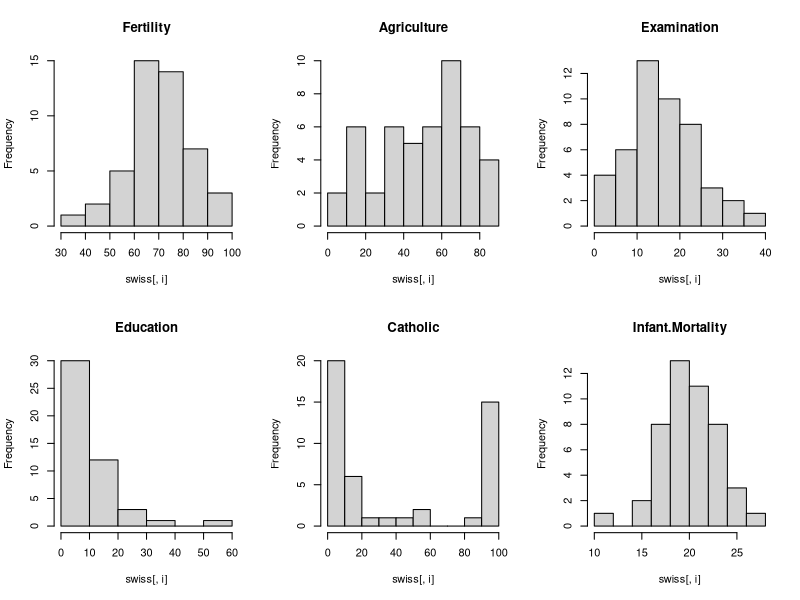
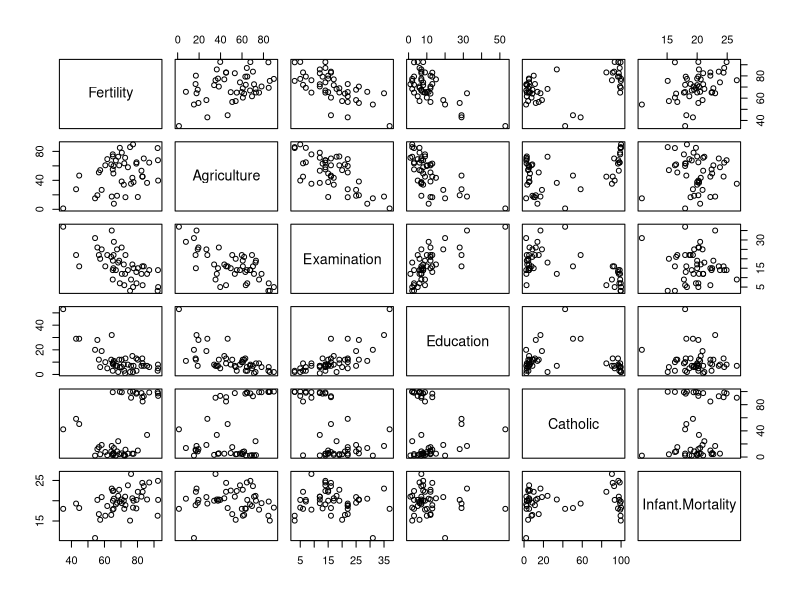
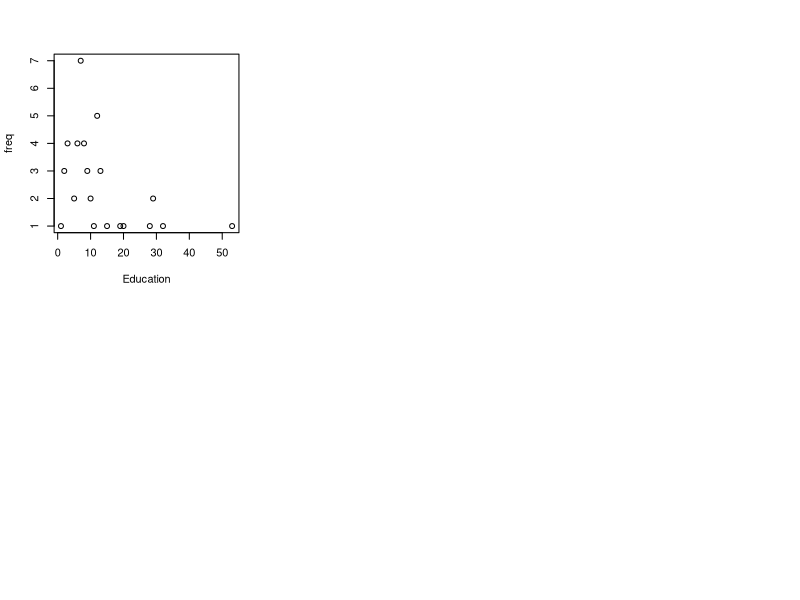

Recreate these plots in R, in order.
#dply is a package in R that allows you to manipulate dataframe
#relies on verbs to manip data

# don't have dplyr? Uncomment below
# dplyr has a lot of dependencies
# install.packages('dplyr', dependencies = TRUE)

#loading packages
require(dplyr)
require(datasets)


head(swiss)


#make panels of histograms exploring data is first
oldpar <- par()
par(mfrow = c(2, 3))
colnames <- dimnames(swiss)[[2]]

#check variablkes for histograms
for (i in 1:ncol(swiss)) {
    hist(swiss[, i],
    main = colnames[i])
}
par <- oldpar
plot(swiss) #scatterplot matrix


# dplyr verbs to use

"filter() slice()
arrange()
select() rename()
distinct()
mutate() transmute() <-creates new variables
summarise() "


# filter and sort

#compare tweo way same thing
filter(swiss, Catholic > 60)

swiss[swiss$Catholic > 60,]

#sort
arrange(swiss, desc(Education), Catholic)

#select
select(swiss, Education, Examination, Agriculture)
select(swiss, - (Catholic:Infant.Mortality))

#like sql distinct
distinct(select(swiss, Education))
library(plyr)
plot(arrange(count(swiss, 'Education'), freq))


#mutate

swiss1 <- swiss
swiss1 <- mutate(swiss1,
    rank_Catholic = rank( - Catholic),
    majority_Catholic = ifelse(Catholic > 50, "True", "False")
    )

swiss1 %>%
  select(Catholic, rank_Catholic, majority_Catholic) %>%
  arrange(desc(Catholic))

#transmute?
swiss2 <- swiss
swiss2 <- transmute(swiss2,
    rank_Catholic = rank( - Catholic),
    majority_Catholic = ifelse(Catholic > 50, "True", "False")
    )

swiss2

sample_n(swiss, 10)
sample_frac(swiss, 0.20)


#grouped operations
#group and summarize
detach("package:plyr", unload = TRUE)
by_majority <- group_by(swiss1, majority_Catholic)
summarise(by_majority,
          count = n(),
          ag_mean = mean(Agriculture))





#dplyr dependencies 
"package `colorspace' successfully unpacked and MD5 sums checked
package ` memoise ' successfully unpacked and MD5 sums checked
package `mime' successfully unpacked and MD5 sums checked
package `stringi' successfully unpacked and MD5 sums checked
package ` RColorBrewer ' successfully unpacked and MD5 sums checked
package `dichromat' successfully unpacked and MD5 sums checked
package `munsell' successfully unpacked and MD5 sums checked
package ` labeling ' successfully unpacked and MD5 sums checked
package `chron' successfully unpacked and MD5 sums checked
package `digest' successfully unpacked and MD5 sums checked
package ` crayon ' successfully unpacked and MD5 sums checked
package `praise' successfully unpacked and MD5 sums checked
package `evaluate' successfully unpacked and MD5 sums checked
package ` formatR ' successfully unpacked and MD5 sums checked
package `highr' successfully unpacked and MD5 sums checked
package `markdown' successfully unpacked and MD5 sums checked
package ` stringr ' successfully unpacked and MD5 sums checked
package `yaml' successfully unpacked and MD5 sums checked
package `plyr' successfully unpacked and MD5 sums checked
package ` gtable ' successfully unpacked and MD5 sums checked
package `reshape2' successfully unpacked and MD5 sums checked
package `scales' successfully unpacked and MD5 sums checked
package ` proto ' successfully unpacked and MD5 sums checked
package `assertthat' successfully unpacked and MD5 sums checked
package `R6' successfully unpacked and MD5 sums checked
package ` Rcpp ' successfully unpacked and MD5 sums checked
package `magrittr' successfully unpacked and MD5 sums checked
package `lazyeval' successfully unpacked and MD5 sums checked
package ` DBI ' successfully unpacked and MD5 sums checked
package `BH' successfully unpacked and MD5 sums checked
package `RSQLite' successfully unpacked and MD5 sums checked
package ` RMySQL ' successfully unpacked and MD5 sums checked
package `RPostgreSQL' successfully unpacked and MD5 sums checked
package `data.table' successfully unpacked and MD5 sums checked
package ` testthat ' successfully unpacked and MD5 sums checked
package `knitr' successfully unpacked and MD5 sums checked
package `microbenchmark' successfully unpacked and MD5 sums checked
package ` ggplot2 ' successfully unpacked and MD5 sums checked
package `Lahman' successfully unpacked and MD5 sums checked
package `nycflights13' successfully unpacked and MD5 sums checked
package ` dplyr ' successfully unpacked and MD5 sums checked"